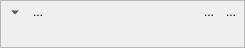
<?xml version="1.0" encoding="UTF-8"?>
<ui version="4.0">
 <class>PropertiesViewContainer_UI</class>
 <widget class="QWidget" name="PropertiesViewContainer_UI">
  <property name="geometry">
   <rect>
    <x>0</x>
    <y>0</y>
    <width>245</width>
    <height>48</height>
   </rect>
  </property>
  <layout class="QGridLayout" name="gridLayout">
   <property name="margin">
    <number>0</number>
   </property>
   <item row="0" column="0">
    <widget class="QFrame" name="frameDeco">
     <property name="autoFillBackground">
      <bool>true</bool>
     </property>
     <property name="frameShape">
      <enum>QFrame::StyledPanel</enum>
     </property>
     <property name="frameShadow">
      <enum>QFrame::Plain</enum>
     </property>
     <layout class="QGridLayout" name="gridLayout_2">
      <property name="verticalSpacing">
       <number>0</number>
      </property>
      <property name="margin">
       <number>0</number>
      </property>
      <item row="0" column="0">
       <widget class="QFrame" name="frameHeader">
        <property name="sizePolicy">
         <sizepolicy hsizetype="Preferred" vsizetype="Maximum">
          <horstretch>0</horstretch>
          <verstretch>0</verstretch>
         </sizepolicy>
        </property>
        <property name="frameShape">
         <enum>QFrame::NoFrame</enum>
        </property>
        <property name="frameShadow">
         <enum>QFrame::Plain</enum>
        </property>
        <layout class="QHBoxLayout" name="horizontalLayout">
         <property name="spacing">
          <number>0</number>
         </property>
         <property name="leftMargin">
          <number>2</number>
         </property>
         <property name="topMargin">
          <number>0</number>
         </property>
         <property name="rightMargin">
          <number>2</number>
         </property>
         <property name="bottomMargin">
          <number>0</number>
         </property>
         <item>
          <widget class="QToolButton" name="buttonCollapse">
           <property name="text">
            <string>...</string>
           </property>
           <property name="autoRaise">
            <bool>true</bool>
           </property>
           <property name="arrowType">
            <enum>Qt::DownArrow</enum>
           </property>
          </widget>
         </item>
         <item>
          <widget class="QToolButton" name="buttonEnable">
           <property name="maximumSize">
            <size>
             <width>22</width>
             <height>22</height>
            </size>
           </property>
           <property name="text">
            <string>...</string>
           </property>
           <property name="checkable">
            <bool>true</bool>
           </property>
           <property name="autoRaise">
            <bool>true</bool>
           </property>
          </widget>
         </item>
         <item>
          <spacer name="horizontalSpacer">
           <property name="orientation">
            <enum>Qt::Horizontal</enum>
           </property>
           <property name="sizeHint" stdset="0">
            <size>
             <width>80</width>
             <height>20</height>
            </size>
           </property>
          </spacer>
         </item>
         <item>
          <widget class="QToolButton" name="buttonMenu">
           <property name="maximumSize">
            <size>
             <width>22</width>
             <height>22</height>
            </size>
           </property>
           <property name="text">
            <string>...</string>
           </property>
           <property name="popupMode">
            <enum>QToolButton::InstantPopup</enum>
           </property>
           <property name="autoRaise">
            <bool>true</bool>
           </property>
          </widget>
         </item>
         <item>
          <widget class="QToolButton" name="buttonReset">
           <property name="maximumSize">
            <size>
             <width>22</width>
             <height>22</height>
            </size>
           </property>
           <property name="text">
            <string>...</string>
           </property>
           <property name="autoRaise">
            <bool>true</bool>
           </property>
          </widget>
         </item>
        </layout>
       </widget>
      </item>
      <item row="1" column="0">
       <widget class="QFrame" name="frameContainer">
        <property name="frameShape">
         <enum>QFrame::NoFrame</enum>
        </property>
        <property name="frameShadow">
         <enum>QFrame::Plain</enum>
        </property>
       </widget>
      </item>
     </layout>
    </widget>
   </item>
  </layout>
 </widget>
 <resources/>
 <connections/>
</ui>
